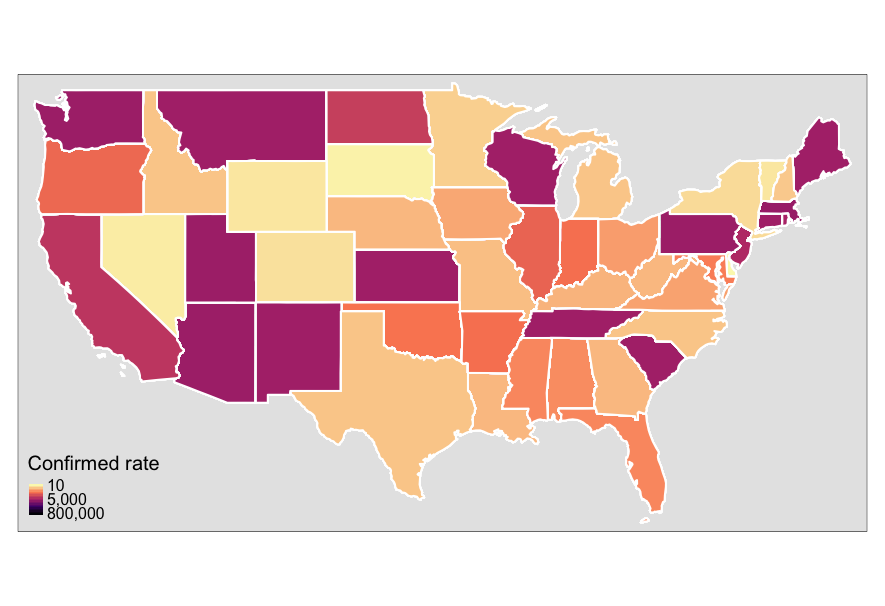

This figure's R source:

#load the R packages
library(tidyverse)
library(sf)
library(tmap)
library(spData)
library(viridis)
library(lubridate)


# Read the CSV file of the confirmed cases
Confirmed<- read_csv("https://raw.githubusercontent.com/CSSEGISandData/COVID-19/master/csse_covid_19_data/csse_covid_19_time_series/time_series_covid19_confirmed_US.csv")
# Select the newest data when I write the essay
Confirmed_Newest<- dplyr::select(Confirmed, `Province_State`, `Country_Region`, Lat, Long_,`1/7/21`)

#Select the updated data of the US
US_Newest <- Confirmed_Newest %>% 
  filter(`Country_Region`=="US") %>% 
  select(-`Country_Region`) %>% 
  rename(State=`Province_State`, Confirmed=`1/7/21`)

#Load the us states geographic data from the package spData
data(us_states)
cov_US <- left_join(us_states, US_Newest, by = c("NAME" = "State"))
nrow(cov_US)

#Set the breaks
breaks <- c(10, 5000, 800000)

##use tmap functions to plot the map
tm_shape(cov_US) +
  tm_polygons(border.col="white", 
              lwd=2, 
              col="Confirmed", 
              style = "cont",
              breaks=breaks, 
              title="Confirmed rate", 
              palette=viridis(n=5, direction=-1, option="A")) +
  tm_legend(position=c("left", "bottom"), 
            legend.title.size=1.5, 
            legend.text.size=1) +
  tm_layout(bg.color = "grey90")

summary(cov_US)
